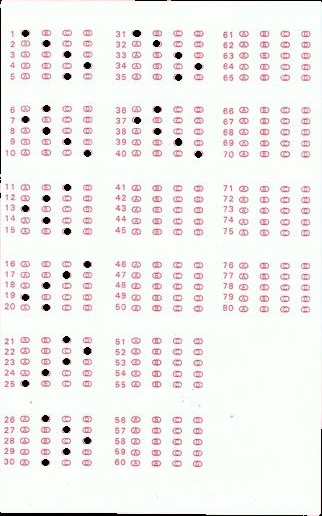
#> input picture cropped.jpeg, 322 x 516 px
$ python findanstest1.py   (older library calls are emulated)
#> lines starting #> are read from the running program, lines starting #| are printed output that depends on the picture; after the words box and inside, x2 and y2 are one past the last pixel; in counts of white or black regions, pixels touching at a corner belong together
import numpy as np
import cv2

image = cv2.imread("cropped.jpeg")
#> image is the input picture: shape (516, 322, 3); mean B, G, R 238.1, 238.9, 241.4
kernel = np.ones((3, 3), np.uint8)
image = cv2.morphologyEx(image, cv2.MORPH_OPEN, kernel)
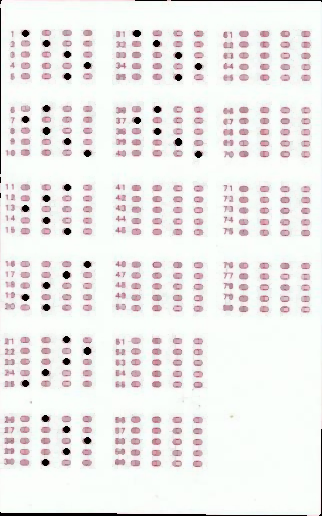
#> image: shape (516, 322, 3); mean B, G, R 234.5, 235.5, 237.6
TotalQstn = 7.0
gray = cv2.cvtColor(image, cv2.COLOR_BGR2GRAY)
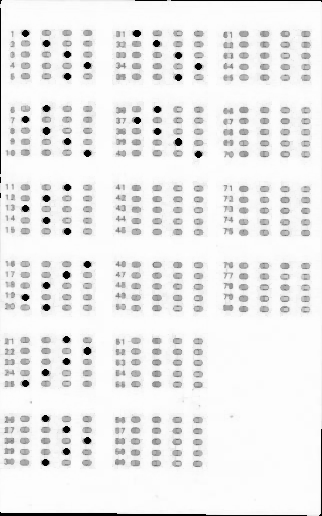
#> gray: shape (516, 322); min 0, max 254, mean 236
ret, thresh1 = cv2.threshold(gray, 210, 255, cv2.THRESH_BINARY)
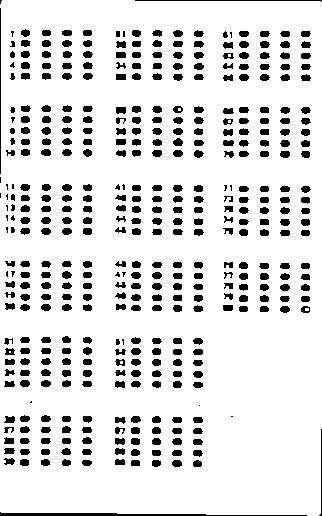
#> thresh1: shape (516, 322); 87.1% white; 422 black regions (27 under 20 px), largest, box (x1, y1, x2, y2) and area: (0, 512, 307, 516) 631, (135, 0, 322, 2) 188, (0, 8, 1, 174) 166

thresh = cv2.threshold(thresh1, 200, 255, cv2.THRESH_BINARY_INV | cv2.THRESH_OTSU)[1]
thresh = cv2.morphologyEx(thresh, cv2.MORPH_CLOSE, kernel)
#> thresh: shape (516, 322); 12.9% white; 422 white regions (27 under 20 px)
# cv2.imwrite(ROI+"_.jpg",thresh)
print("--------------roi written---")
# thresh = cv2.dilate(thresh,kernel,iterations = 1)

# finding for all contours in image

_,cnts, _ = cv2.findContours(thresh.copy(), cv2.RETR_TREE, cv2.CHAIN_APPROX_SIMPLE)
#> cnts = 427 contours, 54 with area under 20; largest, box (x1, y1, x2, y2) and area: (0, 512, 307, 516) 322, (116, 107, 126, 114) 49, (173, 138, 183, 146) 48, (280, 151, 290, 158) 47, (172, 460, 182, 467) 46
sum = 0
circles = []  # array for storing all bubbles

if len(cnts) > 0:
	print ("------Total contours---------" + str(len(cnts)))
#| ------Total contours---------427
else:
	print ("---------blank------")
for cn in cnts:
	area = cv2.contourArea(cn)
	if area > 100:
		(x, y, w, h) = cv2.boundingRect(cn)
		# print "bounding rect"
		# print cv2.boundingRect(cn)
		if w >= 22 and h >= 16 and w < 35 and w > h:  # suitable condition for detecting circle
			circles.append(cn)  # storing bubble contour
#> this loop made 427 passes
#> (area, x, y, w, h) on pass 1: (322.5, 0, 512, 307, 4)
#> area on passes 2 to 7: 41, 46.5, 41.5, 39, 39, 41
#> after the loop, circles = []
